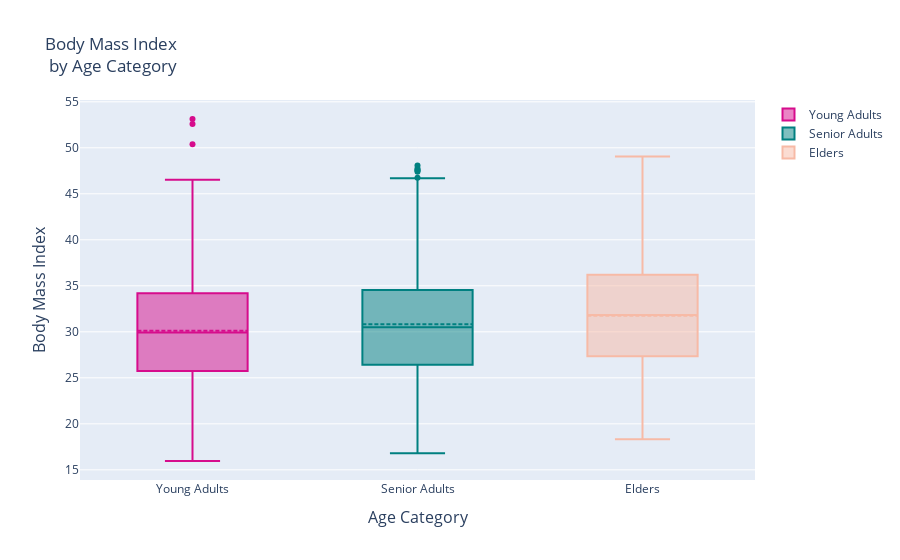

Source (notebook cell):
### Code cell
young_adults = df["bmi"].loc[df["age_cat"] == "Young Adult"].values
senior_adult = df["bmi"].loc[df["age_cat"] == "Senior Adult"].values
elders = df["bmi"].loc[df["age_cat"] == "Elder"].values

trace0 = go.Box(
    y=young_adults,
    name = 'Young Adults',
    boxmean= True,
    marker = dict(
        color = 'rgb(214, 12, 140)',
    )
)
trace1 = go.Box(
    y=senior_adult,
    name = 'Senior Adults',
    boxmean= True,
    marker = dict(
        color = 'rgb(0, 128, 128)',
    )
)

trace2 = go.Box(
    y=elders,
    name = 'Elders',
    boxmean= True,
    marker = dict(
        color = 'rgb(247, 186, 166)',
    )
)




data = [trace0, trace1, trace2]

layout = go.Layout(title="Body Mass Index <br> by Age Category", xaxis=dict(title="Age Category", titlefont=dict(size=16)),
                  yaxis=dict(title="Body Mass Index", titlefont=dict(size=16)))

fig = go.Figure(data=data, layout=layout)
iplot(fig)

### Figure 1 — Plotly figure (JSON) as saved in the notebook; plotly's stock layout.template omitted (floating-point values rounded to 4 significant figures; data arrays with more than 128 entries replaced by an {"elided": "..."} marker saying what was removed)
{"data": [{"boxmean": true, "marker": {"color": "rgb(214, 12, 140)"}, "name": "Young Adults", "type": "box", "y": {"elided": "574 float values"}}, {"boxmean": true, "marker": {"color": "rgb(0, 128, 128)"}, "name": "Senior Adults", "type": "box", "y": {"elided": "548 float values"}}, {"boxmean": true, "marker": {"color": "rgb(247, 186, 166)"}, "name": "Elders", "type": "box", "y": {"elided": "216 float values"}}], "layout": {"title": {"text": "Body Mass Index <br> by Age Category"}, "xaxis": {"title": {"font": {"size": 16}, "text": "Age Category"}}, "yaxis": {"title": {"font": {"size": 16}, "text": "Body Mass Index"}}}}
